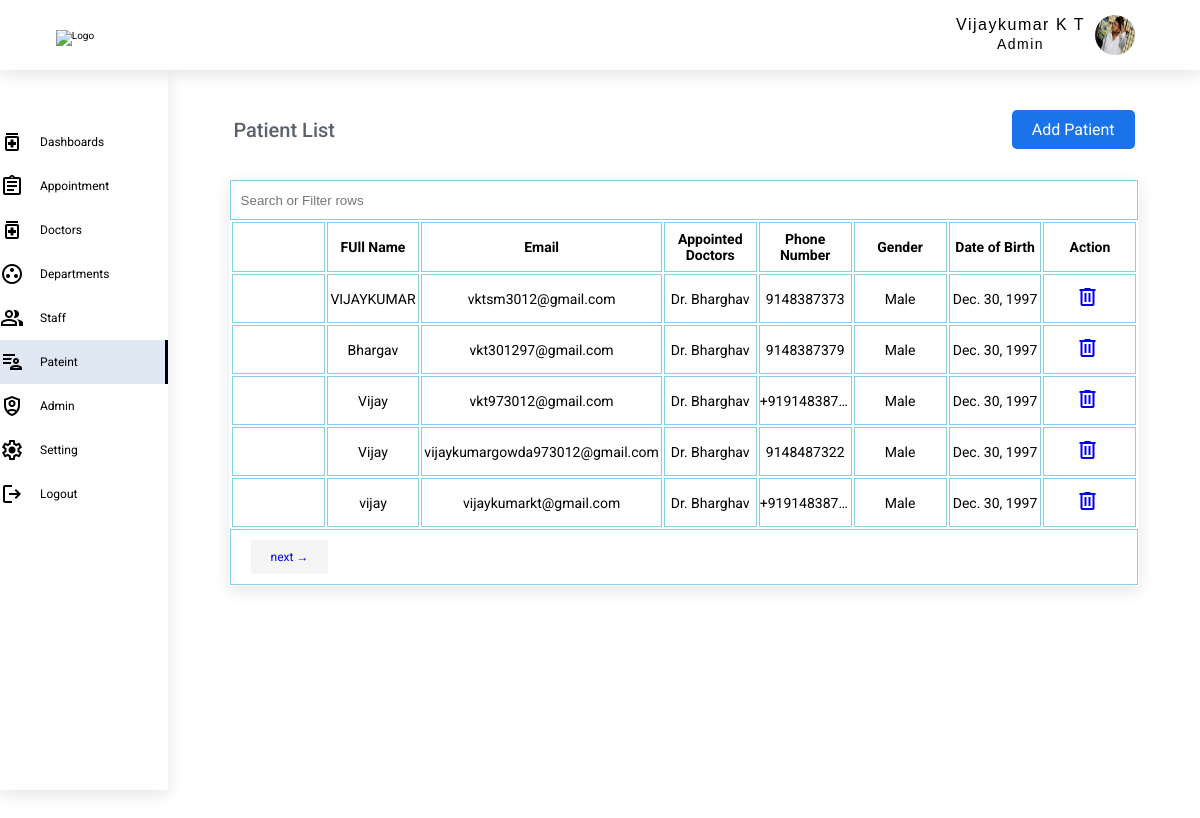
The app's page /patient/patient-lists/ (signed in) with its own data.
### authentication/models.py (models this page shows, shortened)
class UserAuthentication(AbstractBaseUser, PermissionsMixin):
    username = models.CharField(max_length=150, unique=True, default='')
    first_name = models.CharField(max_length=150, default='')
    last_name = models.CharField(max_length=150, default='')
    email = models.EmailField(unique=True, default='')
    role = models.CharField(max_length=12, default='')
    gender = models.CharField(max_length=12, default='')
    department = models.ForeignKey(Department, on_delete=models.CASCADE, null=True, related_name='designation_data')
    designation = models.CharField(max_length=100, null=True)
    phone_number = models.CharField(max_length=20, unique=True, default='')
    address = models.CharField(max_length=150, null=True)
    date_of_birth = models.DateField(max_length=15, blank=False, null=True)
    joining_date = models.DateField(max_length=15, blank=False, null=True)
    about = models.TextField(default='', null=True)
    language_known = models.TextField(default='', null=True)
    education = models.TextField(default='', null=True)
    experience = models.CharField(max_length=100,default='', null=True)
    img = models.FileField(upload_to="uploads/", default='')
    account_status = models.CharField(max_length=10, null=True)
    is_superuser = models.BooleanField(default=True)
    is_staff = models.BooleanField(default=True)
    is_active = models.BooleanField(default=True)
    date_joined = models.DateTimeField(default=timezone.now)
    last_login = models.DateTimeField(null=True)
    location = models.CharField(max_length=255, null=True)
    linkedin = models.TextField(max_length=100,default='', null=True)
    license_no = models.CharField(max_length=100,default='', null=True)
    emp_id = models.CharField(max_length=10, default='', null=True)
    objects = ManageAccount()
    USERNAME_FIELD = 'username'
    REQUIRED_FIELDS = ['first_name', 'last_name', 'email', 'role','phone_number', 'account_status']

### patientbooking/models.py (models this page shows)
class Patient(models.Model):
    full_name = models.CharField(max_length=100)
    phone_number = models.CharField(max_length=15, unique=True, default='')
    email = models.EmailField(max_length=100, unique=True, default='')
    date_of_birth = models.DateField(max_length=15, blank=False, null=True)
    gender = models.CharField(max_length=12, default='')
    user_id = models.ForeignKey(UserAuthentication, on_delete=models.CASCADE, null=True, related_name='doctor')
    specialization = models.CharField(max_length=120, default='')
    location = models.CharField(max_length=120, default='')
    dates = models.DateField(max_length=12, default='')
    appointed_date = models.CharField(max_length=12, default='')
    payment = models.CharField(max_length=12)

### doctor_users/decorators.py (the view)
        def wrapper_func(request, *args, **kwargs):
            group = ''
            if request.user.groups.exists():
                group = request.user.groups.all()[0].name
            if group in allowed_roles:
                return view_func(request, *args, **kwargs)
            else:
                return HttpResponse("You don't have access to view or edit this page")

### patientbooking/views.py (called while the page is built)
@allowed_users(allowed_roles='Admin')
@ensure_csrf_cookie
@cache_control(no_cache=True, must_revalidate=True, no_store=True)
@csrf_protect
@login_required(login_url='login')
def patient(request):
    patient = Patient.objects.all()
    paginator = Paginator(patient, 5)
    page = request.GET.get("page")
    data = paginator.get_page(page)
    return render(request, 'booking/patient.html', {'pa': patient, 'datas': data, 'navbar': 'patient-lists'})

### templates/booking/patient.html (shortened to what this page needs)
{% extends 'base.html' %}
{% block content %}
 <div class="primary_heading lists">
            <h4 class="heading--text ">
                Patient List
            </h4>
      <a href="{% url 'patient-book' %}" class="btn_add">Add Patient</a>
        </div>
        <div class="table ">
            <div class="table_header">
                <div class="left">
                    <input type="text" id="search" class="myInput" placeholder="Search or Filter rows" title="search" onkeyup="searchFilter()">
                </div>
            </div>
            <table class="" id ="myTable" >
                <thead>
                    <tr class="headers">
                        <th></th>
                        <th>FUll Name</th>
                        <th>Email</th>
                        <th>Appointed Doctors</th>
                        <th>Phone Number</th>
                        <th>Gender</th>
                        <th>Date of Birth</th>
                        <th>Action</th>
                    </tr>
                </thead>
                <tbody>
                        {% for i in datas %}
                        <tr>
                            <td></td>
                            <td>{{i.full_name}}</td>
                            <td>{{i.email}}</td>
                            <td>Dr. {{i.user_id.first_name}}</td>
                            <td style="max-width:40px;overflow:hidden; text-overflow: ellipsis;white-space: nowrap;">{{i.phone_number}}</td>
                            <td>{{i.gender}}</td>
                            <td>{{i.date_of_birth}}</td>
                            <td>
                                <a href="{% url 'patient_delete' i.id %}" class="delete_btn" id="delete_btn"><span class="material-symbols-outlined delete_material">delete</span></a>
                            </td>
                        </tr>
                        {% endfor %}
                </tbody>
            </table>
            <div class="pagination">
                {% if datas.has_next %}
                    <a href="?page={{ datas.next_page_number }}" class="left">next &#8594;</a>
                {% endif %}
                </div>
        </div>
{% endblock %}

### templates/base.html (shortened to what this page needs)
<!DOCTYPE html>
{% load static %}
<html lang="en">
<head>
    <link rel="stylesheet" href="https://cdnjs.cloudflare.com/ajax/libs/font-awesome/5.13.0/css/all.min.css">
    <link rel="stylesheet" type="text/css"  href="{% static 'css/style.css' %}">
    <link rel="stylesheet" href="https://cdnjs.cloudflare.com/ajax/libs/toastr.js/latest/toastr.min.css">
</head>
<body>
    <div class="container">
        <div class="wrapper">
            <div class="horizonal_navbar">
                {% include 'includes/header.html' %}
            </div>
            <main class="main_block">
                <div class="col-md">
                     <div class="col-md-1">
                        {% include 'includes/sidebar.html' %}
                     </div>
                    <div class="col-md-2">
                        {% block content %}
                        {% endblock %}
                    </div>
                </div>
            </main>
        </div>
    </div>
</body>
</html>

### templates/includes/header.html (shortened to what this page needs)
{% load static %}
<header class="header">
    <nav class="navbar">
        <div class="logo_block">
            <img src="" alt="Logo" class="LOGO">
        </div>
        <div class="nav_list">
            <ul class="item">
                <li class="item_list img_list" >
                    <button class="profile_btn profile" id="profile_btn" onclick="myFunction()">
                        <div class="name">
                            {% if user.role == 'Admin' %}
                                <span>{{ user.first_name}} {{user.last_name }} </span>
                                <br>
                                <span class="role">{{ user.role}}</span>
                            {% elif user.role == 'Doctor' %}
                                <span>Dr. {{ user.first_name}} {{user.last_name }} </span><br>
                                <span class="role">{{ user.designation}}</span>
                            {% else %}
                                <span>{{ user.first_name}} {{user.last_name }} </span>
                                <br>
                                <span class="role">{{ user.role}}</span>
                            {% endif %}
                        </div>
                         {% if user.img  %}
                        <img src="{{user.img.url}}" alt="" class="img img3">
                    {% else %}
                        <img src="" alt="" class="img img3">
                    {% endif %}
                    </button>
                </li>
            </ul>
        </div>
    </nav>
</header>

### templates/includes/sidebar.html (shortened to what this page needs)
{% if user.is_authenticated %}
    {% if user.role == 'Admin' %}
    <div class="sidebar-block navigation_bar">
        <aside class="sidebar-section" id="sidebar-section">
            <ul class="sidebar_item" id="sidebar_item">
                <li class="sidebar_lists">
                    <span class="material-symbols-outlined">medication</span>
                    <a  class="sidebar_link"><span class="sidebar_name">Dashboards</span></a>
                </li>
                <li class="sidebar_lists  {% if navbar == 'appointmets-lists'  %} active {% endif %}" >
                    <span class="material-symbols-outlined">Assignment</span>
                    <a href="{% url 'appointment' %}" class="sidebar_link"><span class="sidebar_name">Appointment</span></a>
                </li>
                <li class="sidebar_lists {% if navbar == 'doctor-list' or navbar == 'create-doctor' or navbar == 'edit-doctor' or navbar == 'delete-doctor' %}active {% endif %}" >
                    <span class="material-symbols-outlined">medication</span>
                    <a href="{% url 'doctor' %}"  class="sidebar_link"><span class="sidebar_name">Doctors</span></a>
                </li>
                <li class="sidebar_lists {% if navbar == 'department' or navbar == 'department-list' or navbar == 'edit-department' or navbar == 'delete-department' %} active {% endif %}" >
                    <span class="material-symbols-outlined">group_work</span>
                    <a href="{% url 'department_list' %}" class="sidebar_link "><span class="sidebar_name">Departments</span>
                    </a>
                </li>
                <li class="sidebar_lists sidebar_lists {% if navbar == 'staff-list' or navbar == 'create-staff' or navbar == 'edit-staff' or navbar == 'delete-staff' %}active {% endif %}" >
                    <span class="material-symbols-outlined">people_alt</span>
                    <a href="{% url 'stafflist' %}" class="sidebar_link"><span class="sidebar_name">Staff</span></a>
                </li>
                <li class="sidebar_lists  {% if navbar == 'patient-lists' or navbar == 'delete' %} active {% endif %}" >
                    <span class="material-symbols-outlined">patient_list</span>
                    <a href="{% url 'patient' %}" class="sidebar_link"><span class="sidebar_name">Pateint</span></a>
                </li>
                <li class="sidebar_lists {% if navbar == 'admin-list' or navbar == 'create-admin' or navbar == 'edit-admin' or navbar == 'delete-admin' %}active {% endif %}" >
                    <span class="material-symbols-outlined">shield_person</span>
                    <a href="{% url 'admin' %}" class="sidebar_link"><span class="sidebar_name">Admin</span>
                    </a>
                </li>
                <li class="sidebar_lists {% if navbar == 'edit-account-info' or navbar == 'account-info' or navbar == 'change-password' %} active {% endif %}" >
                    <span class="material-symbols-outlined">settings</span>
                    <a  href="{% url 'account_info'  %}" class="sidebar_link"><span class="sidebar_name">Setting</span>
                    </a>
                </li>
                <li class="sidebar_lists " >
                    <span class="material-symbols-outlined">logout</span>
                    <a  href="{% url 'logout' %}" class="sidebar_link"><span class="sidebar_name">Logout</span>
                    </a>
                </li>
            </ul>
        </aside>
    </div>
    {% endif %}
{% endif %}

### static/css/style.css (style rules this page uses)
*, *::after, *::before { margin: 0; padding: 0; box-sizing: border-box; }
html { font-size: 62.5%; font-family: "Roboto", sans-serif; }
body { height: 100vh; overflow: hidden; }
.container { width: 100%; margin: 0 auto; }
.wrapper { max-width: 100%; margin: 0 auto; }
.header { padding: 10px 0; width: 100%; background-color: #ffff; z-index: 1000; position: fixed; box-shadow: 0 5px 15px 0 rgb(0 0 0 / 10%); width: 100%; height: 70px; top: 0; margin-bottom: 1rem; }
.navbar { width: 100%; margin: 0 auto; display: flex; justify-content: start; align-items: center; }
.logo_block { width: 10%; margin: 0 auto; text-align: center; }
.logo_block img { width: 100%; }
.nav_list { width: 85%; margin: 0 auto; padding-right: 3rem; display: flex; justify-content: end; align-items: center; }
button { background: none; border: none; }
.item { list-style: none; }
.item .item_list { display: inline-block; vertical-align: top; padding: 1rem; border-radius: 50px; }
.img_list { margin-top: -5px; }
.item_list .img3 { margin-left: 1rem; border-radius: 50%; width: 4rem; height: 4rem; }
.profile { position: relative; cursor: pointer; display:flex; }
.profile * { vertical-align: middle; }
.main_block { margin-top: 7rem; width: 100%; height: 90vh; }
.col-md { display: flex; justify-content: start; }
.col-md-1 { width: 14%; height: 90vh; background-color: #ffff; box-shadow: 0 5px 15px 0 rgb(0 0 0 / 10%); }
.sidebar-block { margin: 3rem 0; padding: 2rem 0; height: 100%; overflow-y: scroll; }
.name { font-size: 1.6rem; font-weight: 400; letter-spacing: 1.5px; }
.role { font-size: 1.4rem; font-weight: 400; letter-spacing: 1.5px; }
.sidebar_item { list-style: none; margin: 0; width: 100%; }
.sidebar_lists { padding: 1rem 0; width: 100%; cursor: pointer; display: grid; grid-template-columns: 30px auto; }
.material-symbols-outlined { margin-right: 5px; }
.sidebar_link { width: 100%; text-decoration: none; font-size: 1.2rem; display: flex; justify-content: space-between; align-items: center; color: black; margin-left:1rem; cursor:pointer; }
.active { background-color: #E0E8F3; color:black !important; border-right:3px solid black; color: black; }
.col-md-2 { width: 86%; height: 90vh; padding: 1rem; overflow-y: scroll; position:relative; }
.primary_heading { padding: 3rem 2rem; font-size: 2rem; width: 92%; margin: 0 auto; }
.heading--text { font-weight: 500; color: #5B626B; }
.lists { width:93%; display:flex; justify-content:space-between; align-items:center; }
.btn_add { font-size:1.6rem; padding: 1rem 2rem; background-color:#1A73E8; color: white; text-decoration:none; border-radius:5px; }
.table { width:95%; margin: 5rem auto; border: 1px solid skyblue; }
#myTable { width:100%; }
.myInput { width:100%; height: 4rem; padding: 0 1rem; border:1px solid skyblue; margin:0; }
.headers th, td { border: 1px solid skyblue; width:10%; }
th, td { font-size:1.4rem; }
.headers { height:5rem; }
td { padding: 1rem 0; text-align: center; }
.pagination { width: 100%; margin: 0 auto; display: flex; justify-content: space-between; align-items:center; padding:1rem 2rem; border: 1px solid skyblue; }
.pagination a { text-decoration:none; font-size:1.2rem; padding:1rem 2rem; background: whitesmoke; text-align:center; }
input, select, textarea { width:100%; padding:1rem; border:none; background-color:white; border-bottom:1px solid skyblue; }
.img { margin-right:1rem; }
.table { width:90%; border: 1px solid white; box-shadow: 0 5px 15px 0 rgb(0 0 0 / 10%); background-color: white; border-radius:0; margin:0 auto; }

### records on screen
UserAuthentication: first_name "Vijaykumar", last_name "K T", role "Admin", img (picture)
Patient: full_name "VIJAYKUMAR", email "vktsm3012@gmail.com", user_id.first_name "Bharghav", phone_number "9148387373", gender "Male", date_of_birth "Dec. 30, 1997"
Patient: full_name "Bhargav", email "vkt301297@gmail.com", user_id.first_name "Bharghav", phone_number "9148387379", gender "Male", date_of_birth "Dec. 30, 1997"
Patient: full_name "Vijay", email "vkt973012@gmail.com", user_id.first_name "Bharghav", phone_number "+919148387…", gender "Male", date_of_birth "Dec. 30, 1997"
Patient: full_name "Vijay", email "vijaykumargowda973012@gmail.com", user_id.first_name "Bharghav", phone_number "9148487322", gender "Male", date_of_birth "Dec. 30, 1997"
Patient: full_name "vijay", email "vijaykumarkt@gmail.com", user_id.first_name "Bharghav", phone_number "+919148387…", gender "Male", date_of_birth "Dec. 30, 1997"
